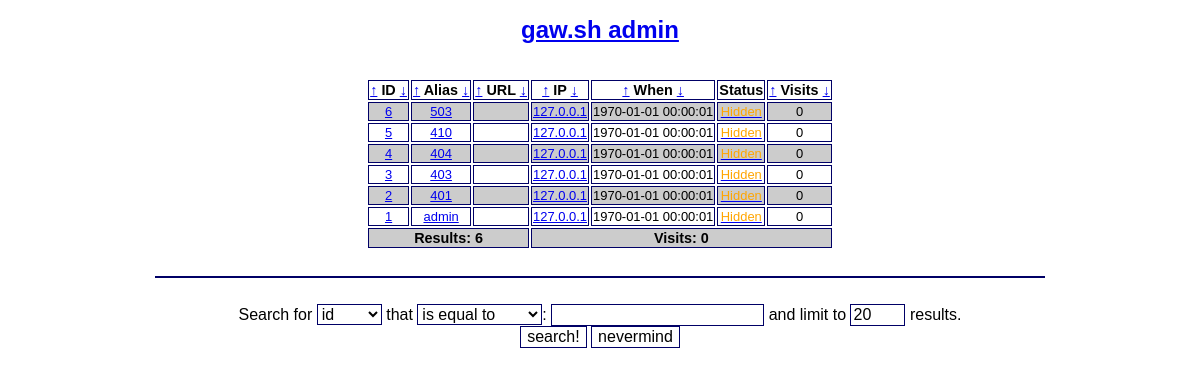
Page /admin/index.php on the earlier database version.
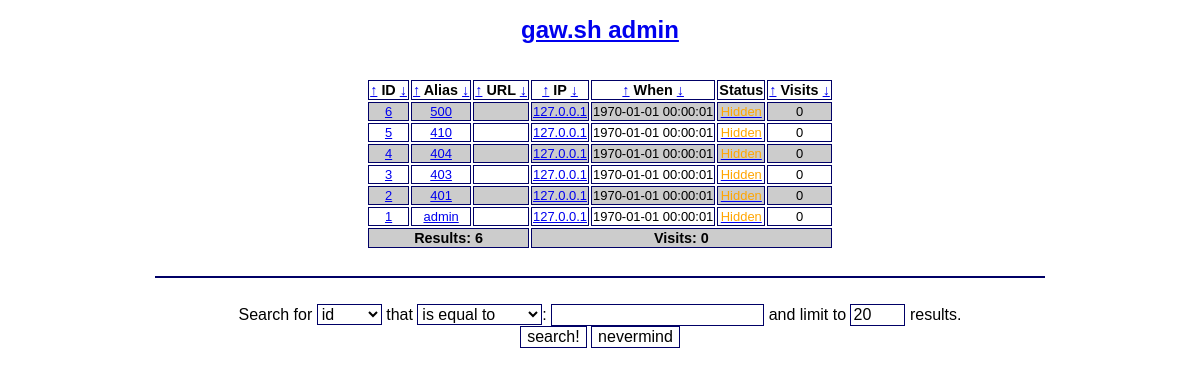
Same page on the later database version.
### tables this page shows
CREATE TABLE IF NOT EXISTS `urls` (
  `id` int(10) unsigned NOT NULL AUTO_INCREMENT,
  `alias` varchar(50) NOT NULL,
  `url` text NOT NULL,
  `ip` varchar(128) NOT NULL,
  `time` timestamp DEFAULT CURRENT_TIMESTAMP ON UPDATE CURRENT_TIMESTAMP,
  `status` varchar(2) NOT NULL,
  PRIMARY KEY (`id`),
  UNIQUE KEY `alias` (`alias`)
);

### admin/index.php (the view, shortened to what this page needs)
<?php
require('config.php');
function displayStatus ($id, $status) {
	switch ($status) {
		default:
			$color = 'orange';
			$name = 'Hidden';
			$watdo = 'enable';
	}
	$out = "<a onclick=\"return confirm('Are you sure?');\" href=\"/admin/?do=$watdo&id=$id\"><font color=\"$color\">$name</font></a>";
	return $out;
}
function howmanyVisits ($id) {
	global $link;
	$howmanyvisits = $link->prepare("SELECT `time` FROM `visits` WHERE `id` = $id");
	$howmanyvisits->execute();
	return $howmanyvisits->rowCount();
}
try {
	$link = new PDO("mysql:host=$sqlhost;dbname=$sqldb", $sqluser, $sqlpass);
} catch (PDOException $e) {
	die ('Cannot connect to DB!');
}
if ( (isset($_POST['limit'])) && (is_numeric($_POST['limit'])) ) {
	$limit = $_POST['limit'];
	setcookie('limit', $limit);
} elseif ( (isset($_COOKIE['limit'])) && (is_numeric($_COOKIE['limit'])) ) {
	$limit = $_COOKIE['limit'];
} elseif ( (isset($_GET['limit'])) && (is_numeric($_GET['limit'])) ) {
	$limit = $_GET['limit'];
} else {
	$limit = 20;
}
$sortby = 'id';
$sorthow = 'desc';
if (!isset($listurls)) {
	if ($sortby == 'visits') {
		$listurls = $link->prepare("SELECT urls.*, count(visits.id) AS visitors FROM urls INNER JOIN visits ON visits.id = urls.id GROUP BY visits.id ORDER BY visitors $sorthow LIMIT $limit");
	} else {
		$listurls = $link->prepare("SELECT * FROM `urls` ORDER BY $sortby $sorthow LIMIT $limit");
	}
	$listurls->execute();
}
$counturls = $listurls->rowCount();
?>
<!DOCTYPE html>
<html>
<head>
<link rel="stylesheet" type="text/css" href="/gawsh.css">
</head>
<body>
<h1><a href="/admin/">gaw.sh admin</a></h1><br>
<?php
if ($counturls == '0') {
	echo "<i>No results</i><br><br>\n";
} else {
	echo "<table align=\"center\">\n";
	echo "<tr>\n";
	echo "<th><a href=\"?sortby=id&sorthow=asc\">&uarr;</a> ID <a href=\"?sortby=id&sorthow=desc\">&darr;</a></th>\n";
	echo "<th><a href=\"?sortby=alias&sorthow=asc\">&uarr;</a> Alias <a href=\"?sortby=alias&sorthow=desc\">&darr;</a></th>\n";
	echo "<th><a href=\"?sortby=url&sorthow=asc\">&uarr;</a> URL <a href=\"?sortby=url&sorthow=desc\">&darr;</a></th>\n";
	echo "<th><a href=\"?sortby=ip&sorthow=asc\">&uarr;</a> IP <a href=\"?sortby=ip&sorthow=desc\">&darr;</a></th>\n";
	echo "<th><a href=\"?sortby=time&sorthow=asc\">&uarr;</a> When <a href=\"?sortby=time&sorthow=desc\">&darr;</a></th>\n";
	echo "<th>Status</th>\n";
	echo "<th><a href=\"?sortby=visits&sorthow=asc\">&uarr;</a> Visits <a href=\"?sortby=visits&sorthow=desc\">&darr;</a></th>\n";
	echo "</tr>\n";
	$totalvisits = 0;
	while ($row = $listurls->fetch(PDO::FETCH_ASSOC)) {
		$visits = howmanyVisits($row['id']);
		$totalvisits = $totalvisits + $visits;
		echo "<tr>\n";
		echo "<td align=\"center\"><a href=\"?do=edit&id=" . $row['id'] . "#edit\">" . $row['id'] . "</a></td>\n";
		echo "<td align=\"center\"><a href=\"/" . $row['alias'] . "\" target=\"_blank\">" . $row['alias'] . "</a></td>\n";
		echo '<td><a href="' . $row['url'] . '" target="_blank">';
		echo "</a></td>\n";
		echo "<td align=\"center\"><a onclick=\"return confirm('Are you REALLY sure?');\" href=\"/admin/?do=disableip&ip=" . $row['ip'] . "\">" . $row['ip'] . "</a></td>\n";
		echo "<td align=\"center\">" . $row['time'] . "</td>\n";
		echo "<td align=\"center\">" . displayStatus($row['id'], $row['status']) . "</td>\n";
		echo "<td align=\"center\">" . $visits . "</td>\n";
		echo "</tr>\n";
	}
	echo "<tr>\n";
	echo "<th colspan=\"3\">Results: $counturls</td>\n";
	echo "<th colspan=\"4\">Visits: $totalvisits</td>\n";
	echo "</tr>\n";
	echo "</table><br><hr><br>\n";
}
?>
<form method="post" action="/admin/?do=search">
Search for
<select name="field">
<option value="id">id</option>
</select>
that
<select name="how">
<option value="equal">is equal to</option>
</select>:
<input type="text" name="value">
and limit to <input type="text" name="limit" value="<?php echo $limit; ?>" size="3" maxlength="5"> results.<br>
<input type="submit" value="search!">
<input type="reset" value="nevermind">
</form>
</body>
</html>

### gawsh.css (style rules this page uses)
h1 { color: #006; font-size: 1.5em; font-family: Tahoma, Verdana, sans-serif; }
body { font-family: Tahoma, Verdana, sans-serif; font-size: 1em; text-align: center; }
a:link, a:visited, a:active, a:hover { font-family: Tahoma, Verdana, sans-serif; font-size: 1em; text-decoration: underline; }
hr { border: 1px solid #006; color: #006; width: 75%; }
input, button, textarea, select, option { border: 1px solid #006; font-family: Tahoma, Verdana, sans-serif; font-size: 1em; background-color: #fff; }
table { margin-left: auto; margin-right: auto; border: none; font-family: Tahoma, Verdana, sans-serif; font-size: 0.9em; }
td { border: 1px solid #006; font-family: Tahoma, Verdana, sans-serif; font-size: 0.9em; }
th { border: 1px solid #006; font-family: Tahoma, Verdana, sans-serif; font-size: 1em; }
tr:nth-child(2n+1) { background-color: #fff; }
tr:nth-child(2n) { background-color: #ccc; }

Differences in the rows shown:
changed urls id 6: alias "503" → "500"
